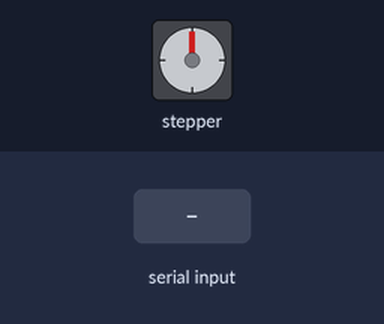
Simulated run of this sketch. Board: Arduino Uno, built with avr-gcc and run on an emulated ATmega328P. Shown: stepper motor. Inputs (shaded band) come from the test bench. Stepper angles assume 512 steps per turn.

Above: at 1.2 s.
1.3 s: "b" received over the second serial link
At 1.45 s:
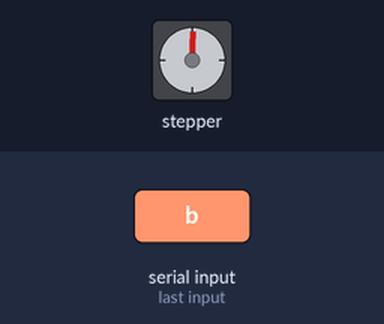
4.3 s: "a" received over the second serial link
At 4.45 s:
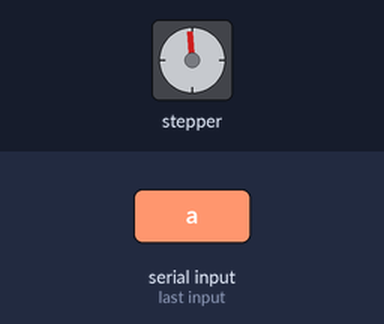
7.3 s: "c" received over the second serial link
At 7.77 s:
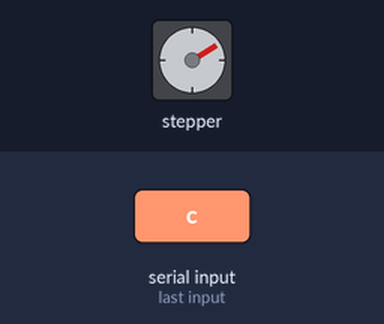
12.5 s: "a" received over the second serial link
At 12.97 s:
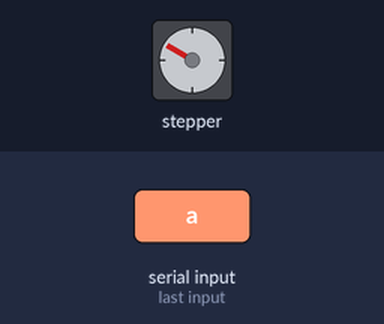
Timing chart, 0 to 18.0 s (numbered marks = the images above; inputs shaded):
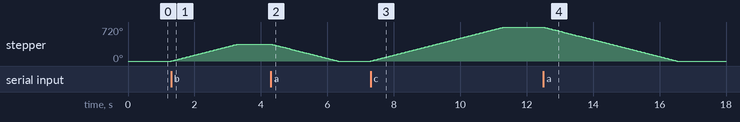

The sketch:

Amatta.ino
```cpp
#include <Stepper.h>
#include <SoftwareSerial.h>
const int One = 512;
Stepper ST(One,7,6,5,4);
SoftwareSerial hc06(10,11);
char pre='a';
void setup(){
  Serial.begin(9600);
  hc06.begin(9600);
  ST.setSpeed(30);
}

void loop(){

if(hc06.available()){
//if(Serial.available()){
//char who = Serial.read();
char who = hc06.read();
 if(who=='a' || who=='b' || who=='c' || who=='d'){
  if(who-pre==3){
    ST.step(-One);
  }
  else if(who-pre== -3){
    ST.step(One);
  }
  else{
 ST.step((who-pre)*One);
  }
  pre=who;
 }
  }
}
```

Measured:
- after the input at 1.3 s, stepper: turns 360° clockwise in 2.0 s, starting at once
- after the input at 4.3 s, stepper: turns 360° counter-clockwise in 2.0 s, starting at once
- after the input at 7.3 s, stepper: turns 720° clockwise in 4.0 s, starting at once
- after the input at 12.5 s, stepper: turns 720° counter-clockwise in 4.0 s, starting at once
